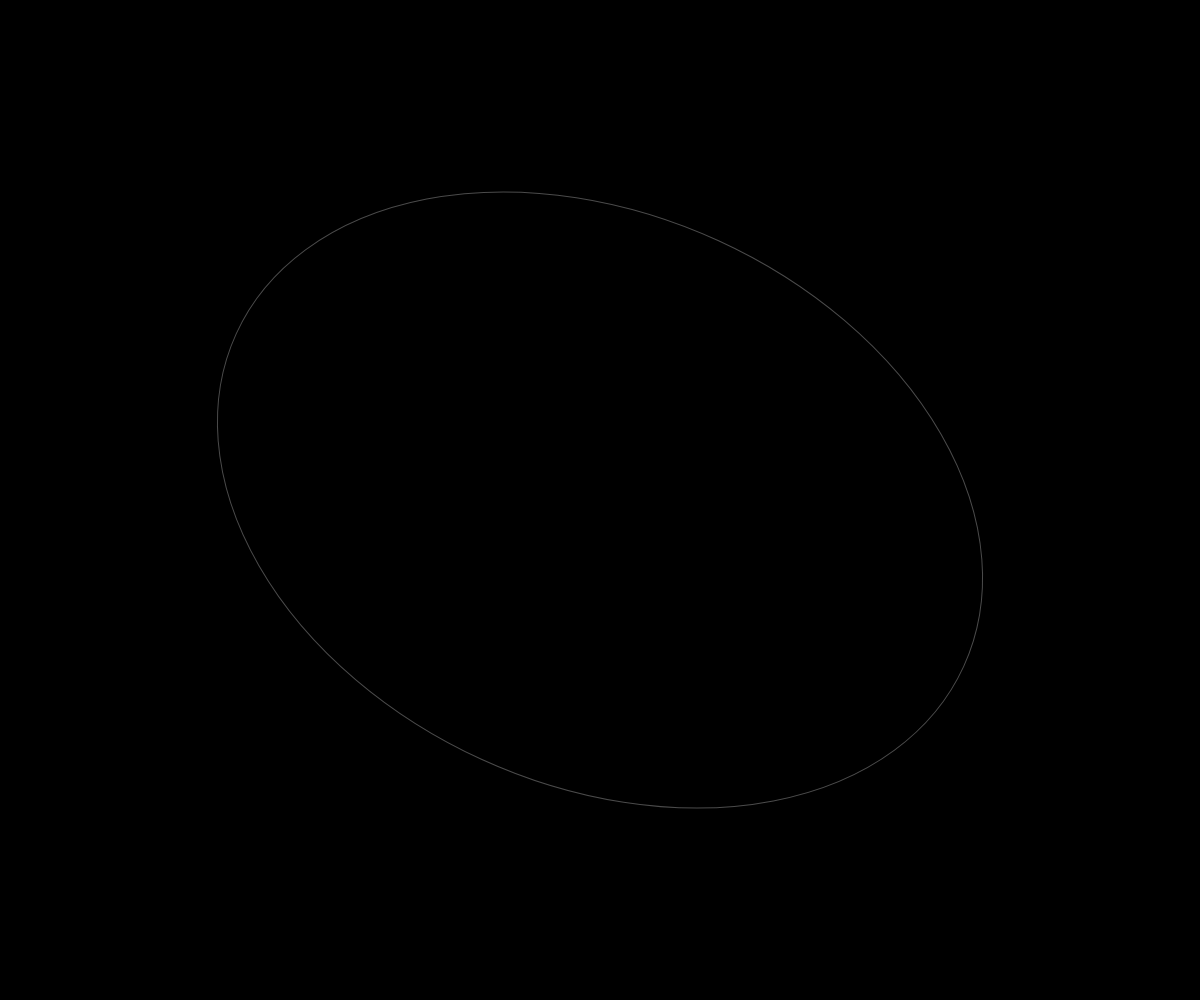
Frame 1 (no input)
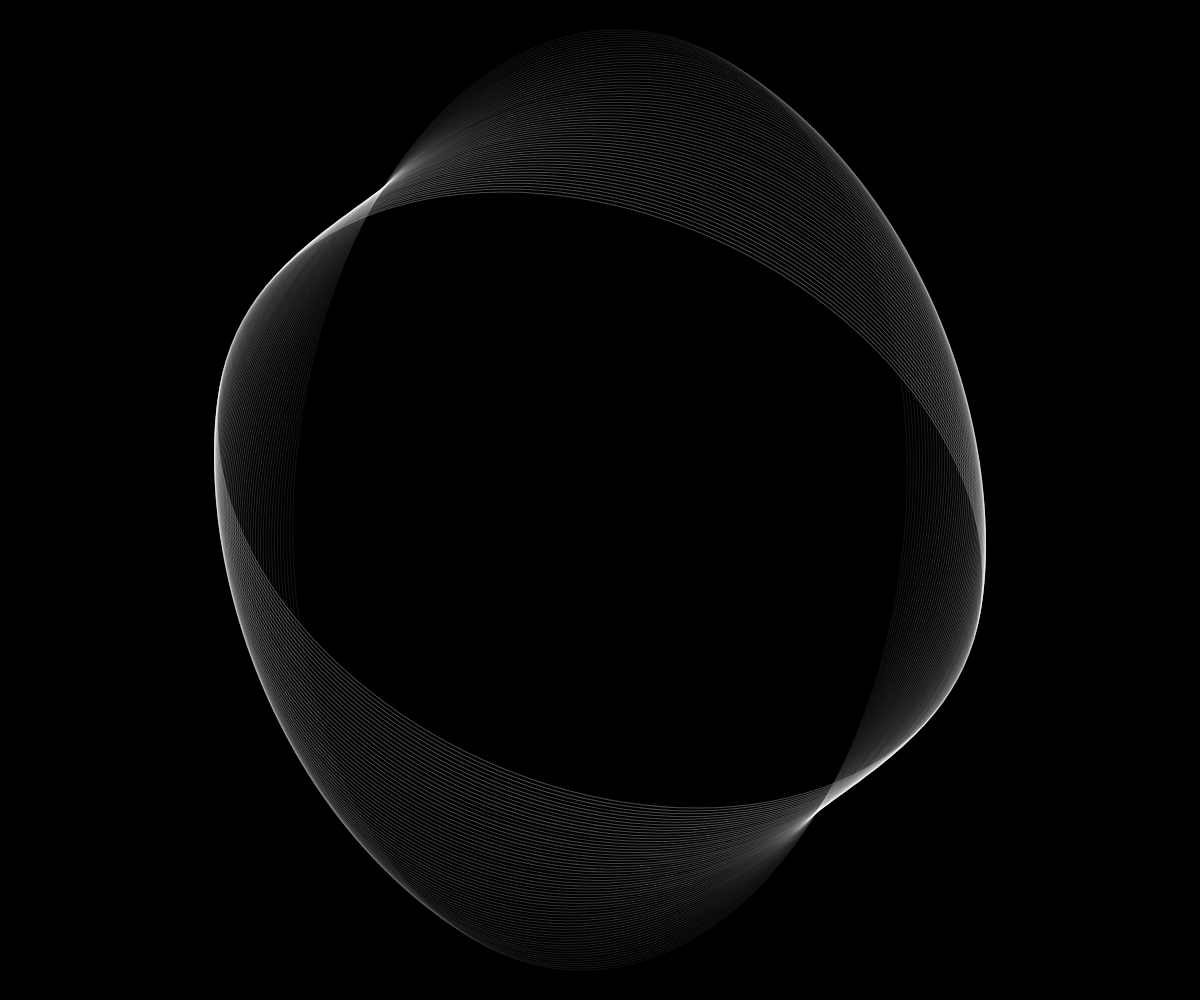
Frame 60 (no input)
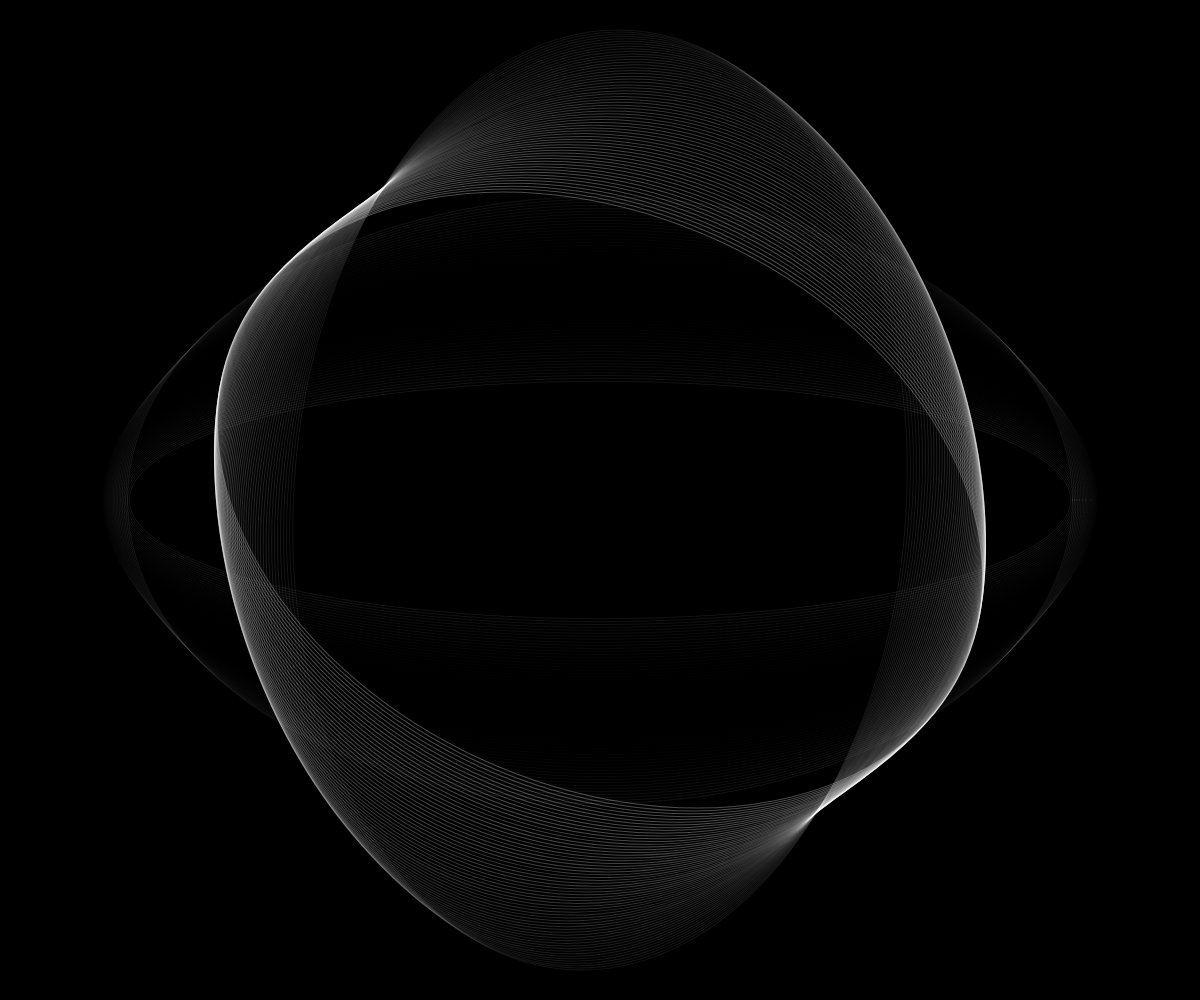
Frame 120 (the mouse pressed at the canvas centre since frame 60)

The p5.js sketch that drew these frames (run headless with seeded random() and noise() and a simulated clock; from frame 60 on, the mouse is pressed at the canvas centre):

// p5.js sketch
// ── sketch.js
// Gutiérrez Hardt Gestaltung
//
// Spin 01 (as seen on https://teia.art/objkt/237113)
//
// Interactive moiré animation. 
// Press mouse to randomly change the rotation/speed.
// Press 'ctrl' to save png.
// 
// For more stuff check out: https://pacohardt.myportfolio.com/work
// Insta: @paco.hardt
//
// Have fun!


var v = 1;

function setup() {
	createCanvas(windowWidth, windowHeight);
	background(0);
	noFill();
}

function draw() {

	let shiftX = map(sin(radians(frameCount)), -1, 1, 125, width - 200);
	let shiftY = map(cos(radians(frameCount)), -1, 1, 50, height - 200);
	let sW = map(cos(radians(frameCount)), -1, 1, 5, 20);
	let t = map(cos(radians(frameCount * 2)), -1, 1, 0, 75);
	let r = map(cos(radians(frameCount * 1.23)), -1, 1, 1, 2);


	translate(width / 2, height / 2);
	stroke(255, t);
	rotate(r * v)
	ellipse(0, 0, shiftX, shiftY);

}

function mousePressed(){
 if(v === 0){
    v = random(-10, 10);
    } else {
      v = 0;
    }
}

function touchStarted(){
 if(v === 0){
    v = random(-10, 10);
    } else {
      v = 0;
    }
}
